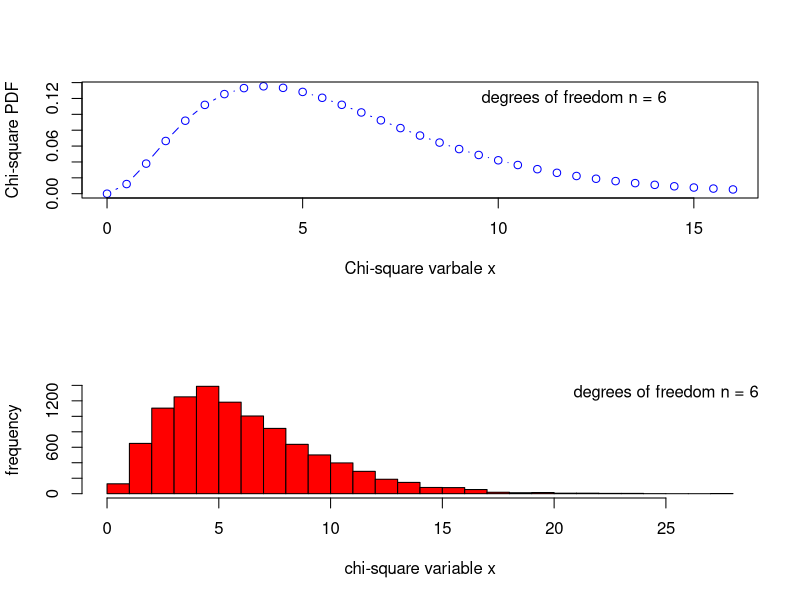

This figure's R source:

##### Using R library functions for Chi-square distribution
## Probability density for a given x, from a distribution with given degrees of freedom:
prob_dens = dchisq(x=6, df=5)
prob_dens = format(prob_dens, digits=4)
print(paste("Chi-square probability density for x=6, df=5 is = ", prob_dens))

## Cumulative probability upto x=6 for a Chi-square pdf with the given degrees of freedom.
cum_prob = pchisq(q=6, df=10)  ## function uses 'q' for x value
cum_prob = format(cum_prob, digits=4)
print(paste("chi-square cumulative probability upto x=6 for degrees of freedom 10 is  =  ", cum_prob))

## The value of variable x upto which the cumulative probability is p, for a 
## chi-square distribution with given degrees of freedom
x = qchisq(p = 0.85, df=6)
x = format(x, digits=4)
print(paste("value x at which cumulative probability is 0.85 for 6 degrees of freedom = ",x))

## Generate 5 random deviates from a chi-square distribution with degrees of freedom 10
print(rchisq(n=6, df=10))


## we will draw 2 graphs on the same plot

par(mfrow=c(2,1))

## Drawing a chi-square distribution pdf in x = 0 to 12, with df=6
x = seq(0,16, 0.5)
chisq_pdf = dchisq(x, df=6)
plot(x, chisq_pdf, col="blue", type="b", xlab="Chi-square varbale x", ylab="Chi-square PDF")
text(12.0, 0.12, "degrees of freedom n = 6 ")

## Plotting the frequency histogram of gamma random deviate for shape=4, scale=1
hist(rchisq(n=10000, df=6), breaks=30, col="red", xlab="chi-square variable x",                             ylab="frequency",main = " ")
text(25, 1300, "degrees of freedom n = 6")
